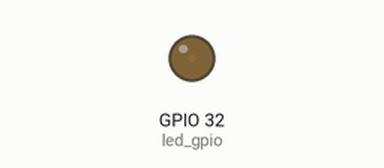
The sketch below on a simulated ESP32. Shown: output pins drawn as LEDs (lit = HIGH).

Above: at 0.05 s.
At 3.45 s:
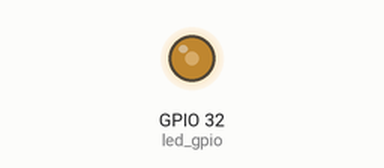
At 6.95 s:
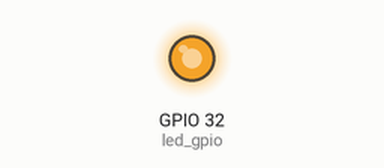
At 13.85 s:
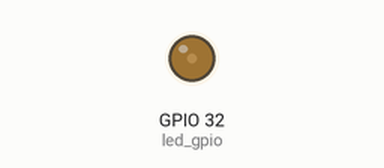
Timing chart, 0 to 19.9 s (numbered marks = the images above):
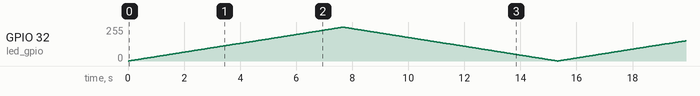

The sketch:

04-020_Digital_output_PWM.ino
```cpp
/*  04.020 - ESP32 Digital out PWM LED example (Updated)
 *
 * This sketch shows you how to use the PWM output capability of the ESP32
 * using the modern LEDC API (ESP32 Arduino Core 3.0+).
 *
 * This sketch was written by Peter Dalmaris using information from the
 * ESP32 datasheet and examples.
 * Updated for ESP32 Arduino Core 3.x API.
 *
 * Components
 * ----------
 *  - ESP32 Dev Kit v4
 *  - LED
 *  - 320 Ohm resistor
 *
 *  IDE
 *  ---
 *  Arduino IDE with ESP32 Arduino Core 3.0 or later
 *  (https://github.com/espressif/arduino-esp32)
 *
 *  Libraries
 *  ---------
 *  - None required
 *
 * Connections
 * -----------
 *
 *  ESP32 Dev Kit |     LED
 *  ------------------------------
 *        GND      |     Cathode
 *        GPIO32   |     Anode via resistor
 *
 *  It is possible to use any other PWM-capable GPIO.
 *
 *  Other information
 *  -----------------
 *
 *  1. ESP32 Arduino Core: https://github.com/espressif/arduino-esp32
 *  2. ESP32 Datasheet: https://www.espressif.com/sites/default/files/documentation/esp32_datasheet_en.pdf
 *
 *  Created on March 14 2019 by Peter Dalmaris
 *  Updated January 2025 for ESP32 Arduino Core 3.x
 *
 */

const byte led_gpio = 32;  // the PWM pin the LED is attached to
int brightness = 0;        // how bright the LED is
int fadeAmount = 1;        // how many points to fade the LED by

// the setup routine runs once when you press reset:
void setup() {
  // Modern ESP32 Arduino Core 3.x API - simplified single function
  // ledcAttach(pin, freq, resolution_bits);
  // Resolution: 1-14 bits (was 1-16 in older cores)
  // Frequency: depends on resolution, typically 1-40MHz

  // Using 8-bit resolution for smooth fading (0-255 range)
  ledcAttach(led_gpio, 4000, 8); // 4 kHz PWM, 8-bit resolution (0-255)

  // Other resolution examples:
  // ledcAttach(led_gpio, 4000, 10); // 10-bit: 0-1023
  // ledcAttach(led_gpio, 4000, 12); // 12-bit: 0-4095
  // ledcAttach(led_gpio, 5000, 8);  // 5 kHz, 8-bit
}

// the loop routine runs over and over again forever:
void loop() {
  // Modern API - write directly to the pin (no channel number needed)
  ledcWrite(led_gpio, brightness);

  // change the brightness for next time through the loop:
  brightness = brightness + fadeAmount;

  // reverse the direction of the fading at the ends of the fade:
  // For 8-bit resolution: range is 0-255
  if (brightness <= 0 || brightness >= 255) {
    fadeAmount = -fadeAmount;
  }

  // wait to see the dimming effect
  delay(30); // Changed from 1000ms to 30ms for smoother fading
}
```
